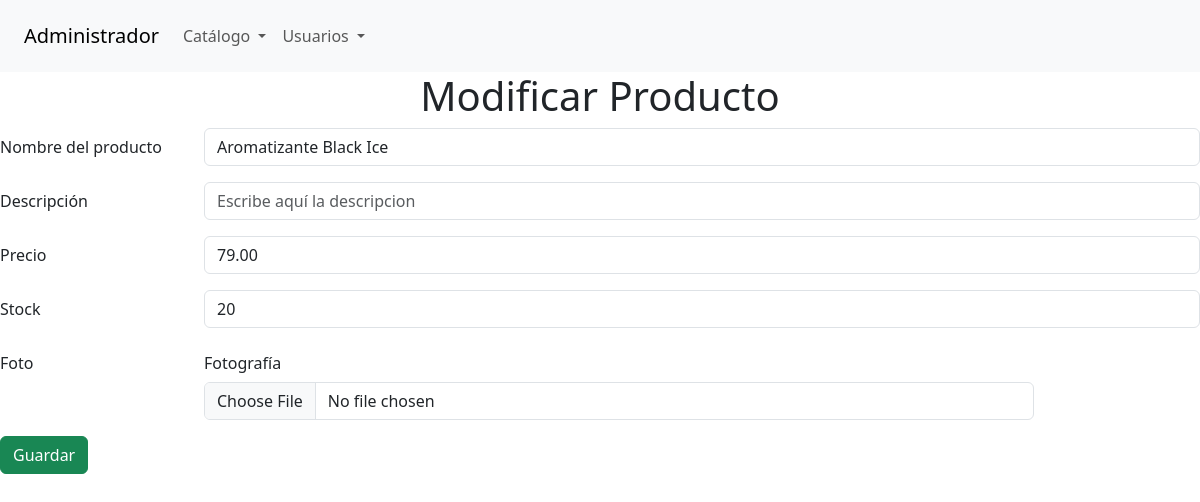
Page /admin/producto.php?accion=actualizar&id=22 on the committed database.
### tables this page shows
CREATE TABLE IF NOT EXISTS `productos` (
  `id_producto` int(11) NOT NULL AUTO_INCREMENT,
  `producto` varchar(100) DEFAULT NULL,
  `descripcion` varchar(500) NOT NULL,
  `imagen` varchar(100) NOT NULL,
  `precio` decimal(10,2) DEFAULT NULL,
  `stock` int(11) DEFAULT NULL,
  PRIMARY KEY (`id_producto`)
);

### sistema.class.php (called while the page is built, shortened)
<?php
class Sistema
{
    function conexion()
    {
        $this->con = new PDO(SGBD . ':host=' . DBHOST . ';dbname=' . DBNAME . ';port=' . DBPORT, DBUSER, DBPASS);
    }
}
?>

### admin/producto.class.php (called while the page is built, shortened)
<?php
require_once('../sistema.class.php');
class Producto extends Sistema
{
    function readOne($id)
    {
        $query = "SELECT * FROM productos where id_producto = :id_producto;";
        $sql = $this->con->prepare($query);
        $sql->bindParam(":id_producto", $id, PDO::PARAM_INT);
        $sql->execute();
        $result = $sql->fetch(PDO::FETCH_ASSOC);
        return $result;
    }
}

### admin/views/producto/crear.php (the view)
<?php require('views/header_admin.php') ?>
<h1 class="text-center"><?php if ($accion == "crear"):
    echo ("Nuevo ");
else:
    echo ("Modificar ");
endif; ?>Producto</h1>
<form action="producto.php?accion=<?php if ($accion == "crear"):
    echo ('nuevo');
else:
    echo ('modificar&id=' . $id);
endif; ?>" method="post" enctype="multipart/form-data">
    <div class="row mb-3">
        <label for="producto" class="col-sm-2 col-form-label">Nombre del producto</label>
        <div class="col-sm-10">
            <input type="text" name="data[producto]" placeholder="Escribe aquí el nombre" class="form-control" value="<?php if (isset($productos['producto'])):
                echo ($productos['producto']);
            endif; ?>" />
        </div>
    </div>
    <div class="row mb-3">
        <label for="descripcion" class="col-sm-2 col-form-label">Descripción</label>
        <div class="col-sm-10">
            <input type="text" name="data[descripcion]" placeholder="Escribe aquí la descripcion" class="form-control"
                value="<?php if (isset($productos['descripcion'])):
                    echo ($productos['descripcion']);
                endif; ?>" />
        </div>
    </div>
    <div class="row mb-3">
        <label for="precio" class="col-sm-2 col-form-label">Precio</label>
        <div class="col-sm-10">
            <input type="number" name="data[precio]" placeholder="Escribe aquí el precio" class="form-control" value="<?php if (isset($productos['precio'])):
                echo ($productos['precio']);
            endif; ?>" />
        </div>
    </div>
    <div class="row mb-3">
        <label for="stock" class="col-sm-2 col-form-label">Stock </label>
        <div class="col-sm-10">
            <input type="number" name="data[stock]" placeholder="Escribe aquí el stock inicial" class="form-control"
                value="<?php if (isset($productos['stock'])):
                    echo ($productos['stock']);
                endif; ?>" />
        </div>
    </div>
    <div class="row mb-3">
        <label for="foto" class="col-sm-2 col-form-label">Foto</label>
        <div class="col-sm-10">
            <label for="imagen" class="col-sm-2 col-form-label">Fotografía</label>
            <div class="col-sm-10">
                <input type="file" name="imagen" placeholder="URL de la fotografía" class="form-control" value="" />
            </div>
        </div>
    </div>
    <input type="submit" name="data[enviar]" value="Guardar" class="btn btn-success" />
</form>

### rows in the picture
productos: producto "Aromatizante Black Ice", precio "79.00", stock "20"
